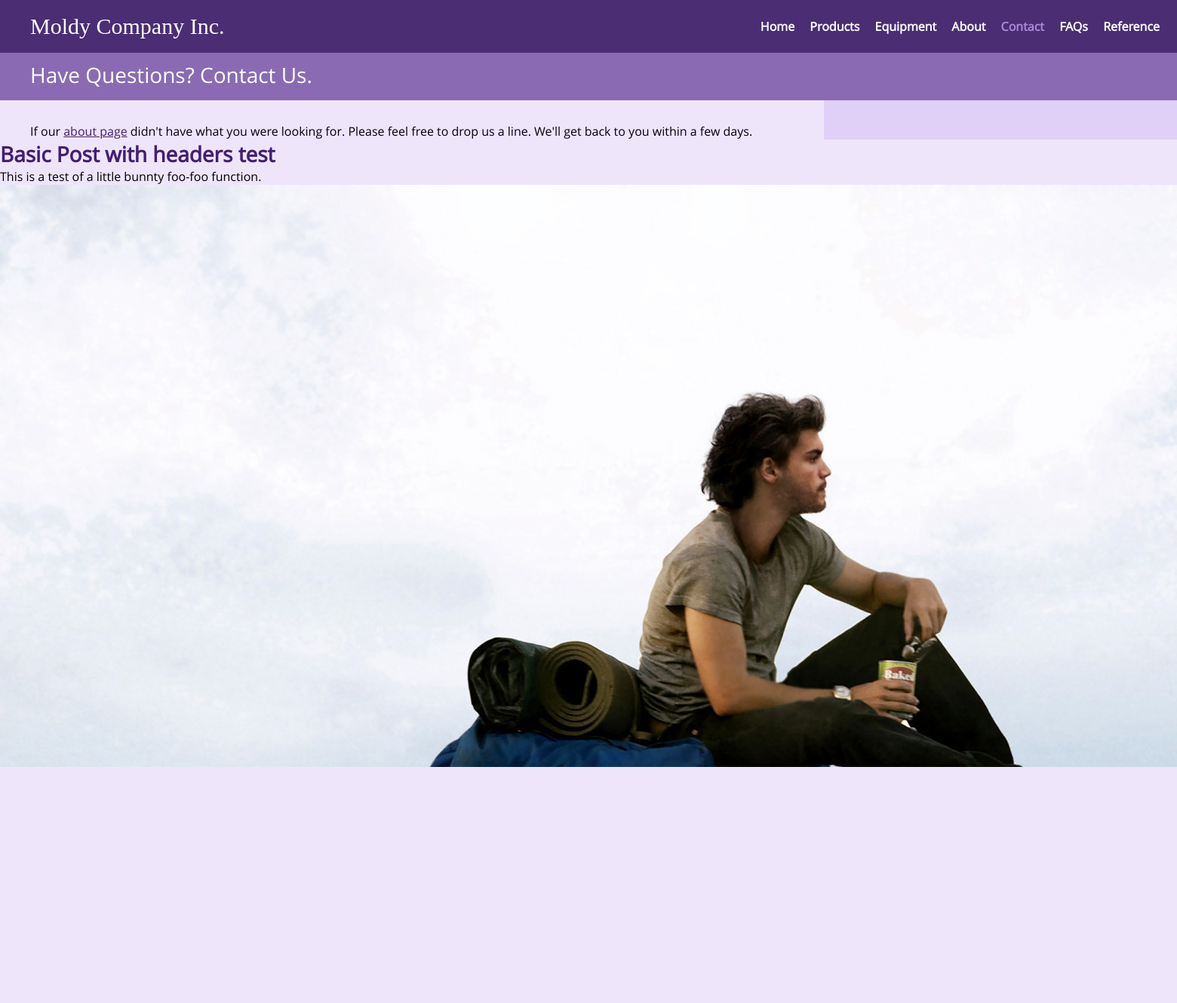
Page /contact/ on the committed database.
### common/models.py (models this page shows, shortened)
class NavMenuItem(models.Model):
    position = models.PositiveIntegerField()
    display_text = models.CharField(max_length=25)
    reference_url_name = models.CharField(max_length=75)

class BasicPost(models.Model):
    body_markdown = models.TextField()
    def body_html(self):
        image_refs = ""
        for image in self.image_set.all():
            image_url = image.image.url
            image_refs += '\n[{0}]: {1}'.format(image.name, image_url)
        return markdown.markdown('{0}\n{1}'.format(self.body_markdown, image_refs))

class TitledBasicPost(BasicPost):
    title = models.CharField(max_length=200)

### contact/views.py (the view)
def index(request):
    return basicPage(request, 'contact/base_contact.html', {})

### common/views.py (called while the page is built)
def basicPage(request, template_name, additional_context):
    context = {
        'nav_item_list': NavMenuItem.objects.order_by('position'),
        'temp_post_header': TitledBasicPost.objects.get(id=2).title,
        'temp_post_body': TitledBasicPost.objects.get(id=2).body_html(),
    }
    context.update(additional_context)  # Add additional items.
    return render(request, template_name, context)

### contact/templates/contact/base_contact.html
{% extends "common/base.html" %}
{% block subheader_content %}
<a href="{% url 'contact' %}">Have Questions? Contact Us.</a>
{% endblock %}
{% block main_content %}
If our <a href="{% url "about" %}">about page</a> didn't have what you were looking for. Please
feel free to drop us a line. We'll get back to you within a few days.
{% endblock %}

### common/templates/common/base.html (shortened to what this page needs)
{% load staticfiles %}
<!DOCTYPE html>
<html>
  <head>
    <link rel="stylesheet" type="text/css" href="{% static 'common/style.css' %}">
  </head>
  <body>
    <header>
      <a class="logo noselect" href="{% url 'home' %}">Moldy Company Inc.</a>
      <nav class="nav-menu mobile-menu-inactive">
        {% for item in nav_item_list %}
          {% url item.reference_url_name as item_url %}
          {% if item_url in request.path %}
            <a class="active" href="{{ item_url }}">{{ item.display_text }}</a>
          {% else %}
            <a href="{{ item_url }}">{{ item.display_text }}</a>
          {% endif %}
        {% endfor %}
      </nav>
    </header>
    {% block subheader %}
    <div class="subheader">
      {% block subheader_content %}{% endblock %}
    </div>
    {% endblock %}
    {% block content %}
    <div class="content">
      <div class="sidebar">
      </div>
      <div class="main-content">
        {% block main_content %}{% endblock %}
      </div>
    </div>
    {% endblock %}
    <h1>{{ temp_post_header }}</h1>
    {{ temp_post_body|safe }}
  </body>
</html>

### common/static/common/style.css (style rules this page uses)
* { color: inherit; padding: 0px; margin: 0px; text-decoration: none; }
body { background-color: #EEE5FB; font-family: 'Open Sans', sans-serif; font-size: 16px; }
h1 { color: #431F73; font-size: 28px; font-weight: bold; }
a { color: #431F73; }
.main-content a { text-decoration: underline; }
header { background-color: #4B2D73; }
.logo, .logo:hover { color: white; font-family: 'Hallo Sans Black'; font-size: 30px; }
.nav-menu a { color: white; font-weight: bold; }
.nav-menu .active, .nav-menu .active:hover, .nav-menu .active:active { color: #AA89D6; }
.subheader, .subheader *, .subheader *:hover, .subheader *:active { background-color: #8A6BB3; color: white; font-weight: normal; font-size: 28px; }
.main-content { color: #06010D; }
.sidebar { background-color: #E0CFF6; }
header { align-items: center; display: -webkit-flex; display: flex; flex-wrap: wrap; justify-content: space-between; width: 100%; }
.logo { padding: 10px; margin-top: 8px; margin-bottom: 8px; }
.nav-menu { display: none; padding-right: 5px; padding-left: 5px; width: 100%; }
.nav-menu a { border-top-style: solid; border-top-width: 1px; display: block; padding-bottom: 10px; padding-left: 5px; padding-top: 10px; }
.mobile-menu-inactive { display: none; }
@media screen and (min-width: 925px) { header { flex-wrap: nowrap; justify-content: space-between; } }
@media screen and (min-width: 925px) { .logo { margin-left: 30px; } }
@media screen and (min-width: 925px) { .nav-menu { display: block; margin-right: 10px; width: auto; } }
@media screen and (min-width: 925px) { .nav-menu a { border-style: none; display: inline-block; padding: 8px; } }
.subheader { box-sizing: border-box; padding-left: 10px; padding-top: 10px; padding-bottom: 15px; width: 100%; }
.subheader * { display: inline-block; }
@media screen and (min-width: 925px) { .subheader { padding-left: 40px; } }
.content { display: flex; flex-wrap: wrap; flex-direction: row-reverse; width: 100%; }
.sidebar { box-sizing: border-box; padding-bottom: 20px; padding-left: 10px; padding-top: 10px; width: 100%; }
.main-content { box-sizing: border-box; padding-left: 10px; padding-right: 10px; padding-top: 30px; margin: 0px; width: 100%; }
@media screen and (min-width: 925px) { .sidebar { padding-left: 30px; padding-top: 30px; width: 30%; } }
@media screen and (min-width: 925px) { .main-content { padding-left: 40px; width: 70% } }
.noselect { -webkit-touch-callout: none; -webkit-user-select: none; -khtml-user-select: none; -moz-user-select: none; -ms-user-select: none; user-select: none; }

### rows in the picture
NavMenuItem: display_text "Home"
NavMenuItem: display_text "Products"
NavMenuItem: display_text "Equipment"
NavMenuItem: display_text "About"
NavMenuItem: display_text "Contact"
NavMenuItem: display_text "FAQs"
NavMenuItem: display_text "Reference"
TitledBasicPost: title "Basic Post with headers test"

### other values in the picture
{{ temp_post_body|safe }} "This is a test of a little bunnty foo-foo function."
